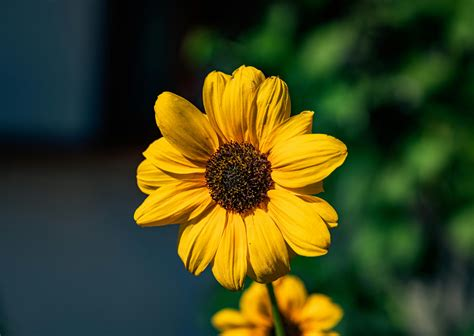
#> input picture Phase_3/Flower.jpeg, 474 x 336 px
$ python Drawing_Circle.py
#> lines starting #> are read from the running program, lines starting #| are printed output that depends on the picture; after the words box and inside, x2 and y2 are one past the last pixel; in counts of white or black regions, pixels touching at a corner belong together
import cv2

image = cv2.imread("Flower.jpeg")
#> image is the input picture: shape (336, 474, 3); mean B, G, R 29.2, 68.9, 62.8

if image is None:
    print("Could not load image")
else:
    print("Image loaded Successfully")

    center = (100,100)
    radius = 50
    color = (0,0,255)
    thickness = -1

    cv2.circle(image,center,radius,color,thickness)
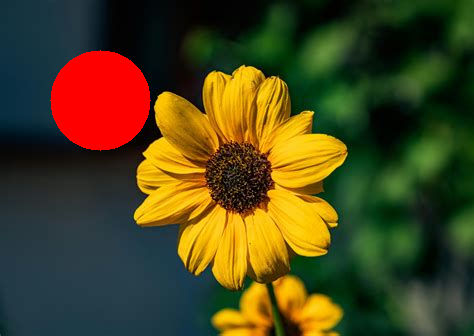
#> image: shape (336, 474, 3); 4.93% of pixels changed, all inside (x1, y1, x2, y2) = (50, 50, 151, 151)

    cv2.imshow("Image Circle" , image)
    cv2.waitKey(0)
    cv2.destroyAllWindows()
